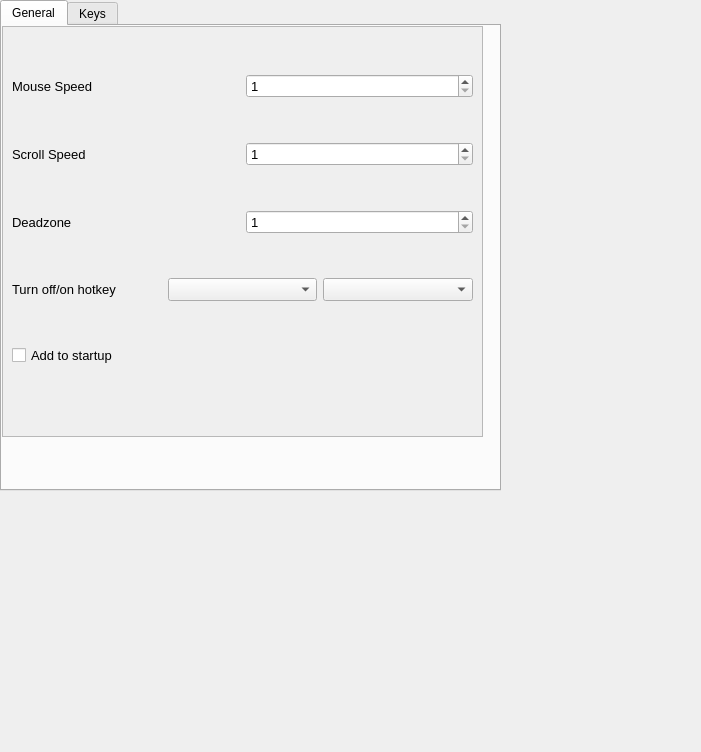
<?xml version="1.0" encoding="UTF-8"?>
<ui version="4.0">
 <class>SettingsWindow</class>
 <widget class="QMainWindow" name="SettingsWindow">
  <property name="geometry">
   <rect>
    <x>0</x>
    <y>0</y>
    <width>701</width>
    <height>752</height>
   </rect>
  </property>
  <property name="windowTitle">
   <string>Settings</string>
  </property>
  <widget class="QWidget" name="centralwidget">
   <widget class="QTabWidget" name="tabWidget">
    <property name="geometry">
     <rect>
      <x>0</x>
      <y>0</y>
      <width>501</width>
      <height>491</height>
     </rect>
    </property>
    <property name="currentIndex">
     <number>0</number>
    </property>
    <widget class="QWidget" name="General_page">
     <attribute name="title">
      <string>General</string>
     </attribute>
     <widget class="QScrollArea" name="GeneralScrollArea">
      <property name="geometry">
       <rect>
        <x>0</x>
        <y>0</y>
        <width>481</width>
        <height>411</height>
       </rect>
      </property>
      <property name="widgetResizable">
       <bool>true</bool>
      </property>
      <widget class="QWidget" name="scrollAreaWidgetContents">
       <property name="geometry">
        <rect>
         <x>0</x>
         <y>0</y>
         <width>479</width>
         <height>409</height>
        </rect>
       </property>
       <layout class="QVBoxLayout" name="verticalLayout">
        <item>
         <layout class="QHBoxLayout" name="horizontalLayout_3">
          <item>
           <widget class="QLabel" name="mouseSpeedLlabel">
            <property name="font">
             <font>
              <pointsize>10</pointsize>
             </font>
            </property>
            <property name="text">
             <string>Mouse Speed</string>
            </property>
           </widget>
          </item>
          <item>
           <widget class="QSpinBox" name="mouseSpeedSpinBox">
            <property name="font">
             <font>
              <pointsize>10</pointsize>
             </font>
            </property>
            <property name="minimum">
             <number>1</number>
            </property>
            <property name="maximum">
             <number>100</number>
            </property>
            <property name="value">
             <number>1</number>
            </property>
            <property name="displayIntegerBase">
             <number>10</number>
            </property>
           </widget>
          </item>
         </layout>
        </item>
        <item>
         <layout class="QHBoxLayout" name="horizontalLayout_5">
          <item>
           <widget class="QLabel" name="scrollSpeedLlabel">
            <property name="font">
             <font>
              <pointsize>10</pointsize>
             </font>
            </property>
            <property name="text">
             <string>Scroll Speed</string>
            </property>
           </widget>
          </item>
          <item>
           <widget class="QSpinBox" name="scrollSpeedSpinBox">
            <property name="font">
             <font>
              <pointsize>10</pointsize>
             </font>
            </property>
            <property name="minimum">
             <number>1</number>
            </property>
            <property name="maximum">
             <number>100</number>
            </property>
            <property name="value">
             <number>1</number>
            </property>
            <property name="displayIntegerBase">
             <number>10</number>
            </property>
           </widget>
          </item>
         </layout>
        </item>
        <item>
         <layout class="QHBoxLayout" name="horizontalLayout_8">
          <item>
           <widget class="QLabel" name="deadzoneSpeedLlabel">
            <property name="font">
             <font>
              <pointsize>10</pointsize>
             </font>
            </property>
            <property name="text">
             <string>Deadzone</string>
            </property>
           </widget>
          </item>
          <item>
           <widget class="QSpinBox" name="deadzoneSpeedSpinBox">
            <property name="font">
             <font>
              <pointsize>10</pointsize>
             </font>
            </property>
            <property name="minimum">
             <number>1</number>
            </property>
            <property name="maximum">
             <number>100</number>
            </property>
            <property name="value">
             <number>1</number>
            </property>
            <property name="displayIntegerBase">
             <number>10</number>
            </property>
           </widget>
          </item>
         </layout>
        </item>
        <item>
         <layout class="QHBoxLayout" name="horizontalLayout_4">
          <item>
           <widget class="QLabel" name="turn_on_ofLlabel">
            <property name="font">
             <font>
              <pointsize>10</pointsize>
             </font>
            </property>
            <property name="text">
             <string>Turn off/on hotkey</string>
            </property>
           </widget>
          </item>
          <item>
           <widget class="QComboBox" name="firstTurn_on_ofKeysComboBox">
            <property name="font">
             <font>
              <pointsize>10</pointsize>
             </font>
            </property>
           </widget>
          </item>
          <item>
           <widget class="QComboBox" name="secondTurn_on_ofKeysComboBox">
            <property name="font">
             <font>
              <pointsize>10</pointsize>
             </font>
            </property>
           </widget>
          </item>
         </layout>
        </item>
        <item>
         <widget class="QCheckBox" name="checkBox">
          <property name="font">
           <font>
            <pointsize>10</pointsize>
           </font>
          </property>
          <property name="text">
           <string>Add to startup</string>
          </property>
         </widget>
        </item>
        <item>
         <layout class="QHBoxLayout" name="horizontalLayout_6">
          <item>
           <spacer name="horizontalSpacer">
            <property name="orientation">
             <enum>Qt::Horizontal</enum>
            </property>
            <property name="sizeHint" stdset="0">
             <size>
              <width>40</width>
              <height>20</height>
             </size>
            </property>
           </spacer>
          </item>
         </layout>
        </item>
       </layout>
      </widget>
     </widget>
    </widget>
    <widget class="QWidget" name="Keys_page">
     <attribute name="title">
      <string>Keys</string>
     </attribute>
     <widget class="QScrollArea" name="KeysScrollArea">
      <property name="geometry">
       <rect>
        <x>0</x>
        <y>0</y>
        <width>471</width>
        <height>331</height>
       </rect>
      </property>
      <property name="horizontalScrollBarPolicy">
       <enum>Qt::ScrollBarAlwaysOff</enum>
      </property>
      <property name="widgetResizable">
       <bool>true</bool>
      </property>
      <widget class="QWidget" name="scrollAreaWidgetContents_2">
       <property name="geometry">
        <rect>
         <x>0</x>
         <y>0</y>
         <width>469</width>
         <height>329</height>
        </rect>
       </property>
       <layout class="QVBoxLayout" name="verticalLayout_2">
        <item>
         <layout class="QHBoxLayout" name="horizontalLayout_2">
          <item>
           <widget class="QLabel" name="gamepadKeyLabel">
            <property name="sizePolicy">
             <sizepolicy hsizetype="Preferred" vsizetype="Minimum">
              <horstretch>0</horstretch>
              <verstretch>0</verstretch>
             </sizepolicy>
            </property>
            <property name="font">
             <font>
              <pointsize>10</pointsize>
             </font>
            </property>
            <property name="text">
             <string>Key</string>
            </property>
           </widget>
          </item>
          <item>
           <widget class="QComboBox" name="gamepadKeyComboBox">
            <property name="sizePolicy">
             <sizepolicy hsizetype="Expanding" vsizetype="Fixed">
              <horstretch>0</horstretch>
              <verstretch>0</verstretch>
             </sizepolicy>
            </property>
            <property name="font">
             <font>
              <pointsize>10</pointsize>
             </font>
            </property>
           </widget>
          </item>
         </layout>
        </item>
        <item>
         <widget class="QRadioButton" name="dontUseRadioButton">
          <property name="font">
           <font>
            <pointsize>10</pointsize>
           </font>
          </property>
          <property name="text">
           <string>Don't use</string>
          </property>
          <property name="checked">
           <bool>true</bool>
          </property>
         </widget>
        </item>
        <item>
         <widget class="QRadioButton" name="useHotkeyRadioButton">
          <property name="font">
           <font>
            <pointsize>10</pointsize>
           </font>
          </property>
          <property name="text">
           <string>Use hotkey</string>
          </property>
         </widget>
        </item>
        <item>
         <layout class="QHBoxLayout" name="horizontalLayout">
          <item>
           <widget class="QComboBox" name="firstKeyComboBox"/>
          </item>
          <item>
           <widget class="QComboBox" name="secondKeyComboBox"/>
          </item>
          <item>
           <widget class="QComboBox" name="thirdKeyComboBox"/>
          </item>
         </layout>
        </item>
        <item>
         <widget class="QRadioButton" name="useCmdRadioButton">
          <property name="font">
           <font>
            <pointsize>10</pointsize>
           </font>
          </property>
          <property name="text">
           <string>Use cmd command</string>
          </property>
         </widget>
        </item>
        <item>
         <widget class="QLineEdit" name="cmdLineEdit"/>
        </item>
        <item>
         <layout class="QHBoxLayout" name="horizontalLayout_7">
          <item>
           <spacer name="horizontalSpacer_2">
            <property name="orientation">
             <enum>Qt::Horizontal</enum>
            </property>
            <property name="sizeHint" stdset="0">
             <size>
              <width>40</width>
              <height>20</height>
             </size>
            </property>
           </spacer>
          </item>
         </layout>
        </item>
       </layout>
      </widget>
     </widget>
    </widget>
   </widget>
  </widget>
 </widget>
 <resources/>
 <connections/>
</ui>
